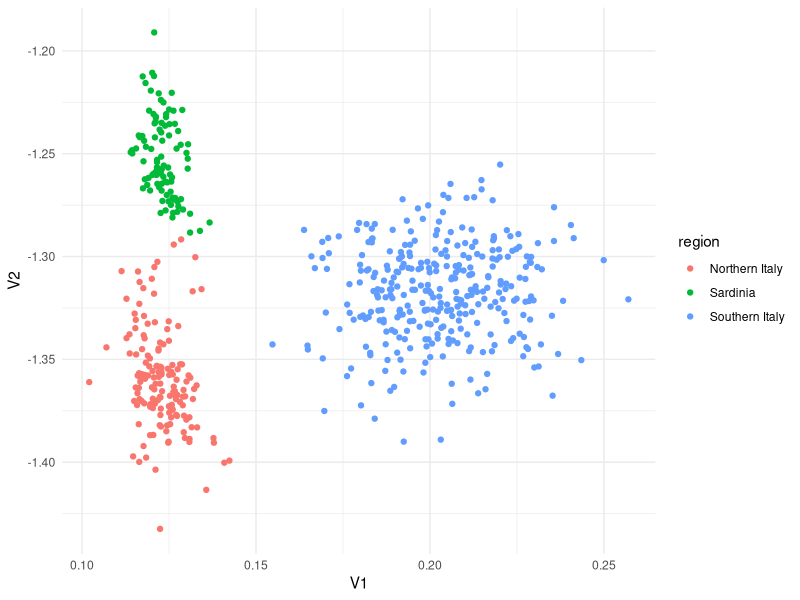
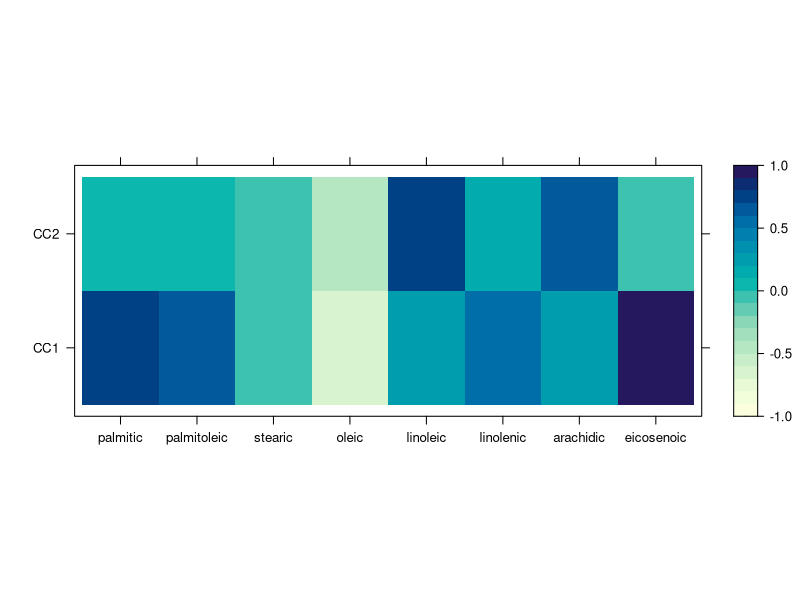
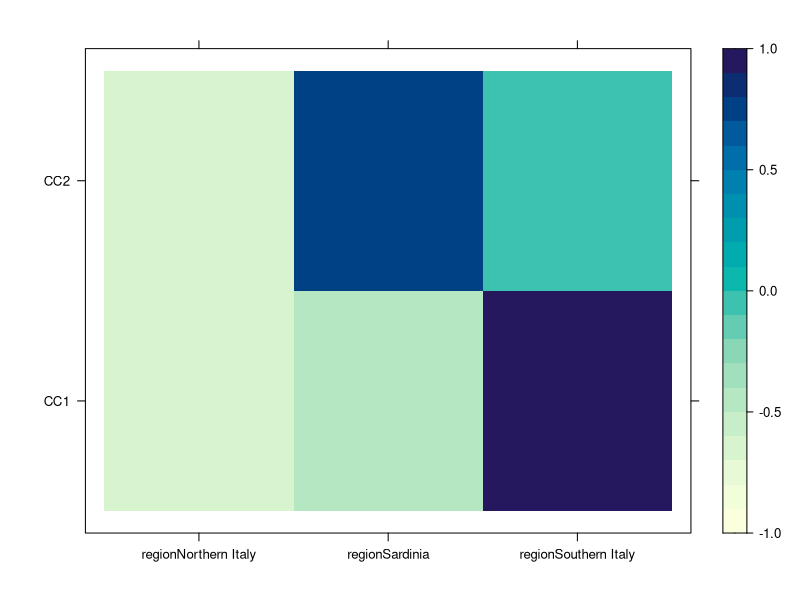
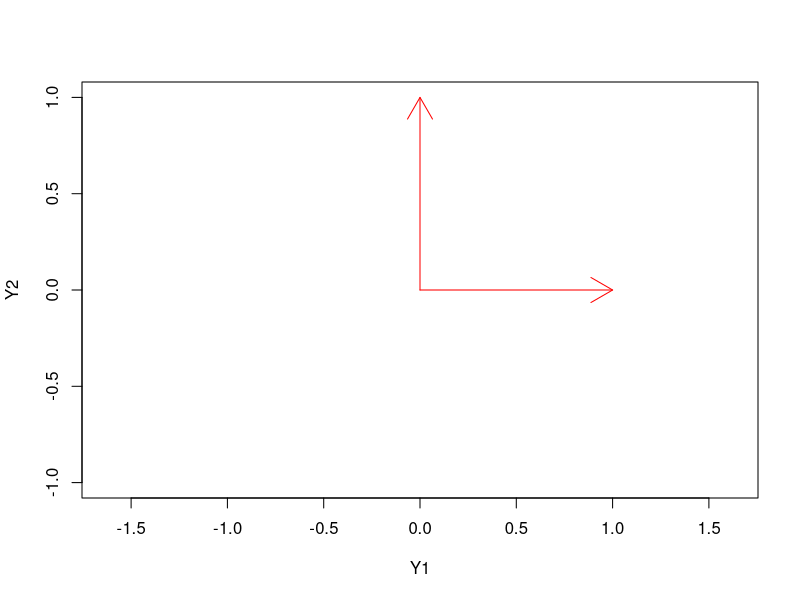
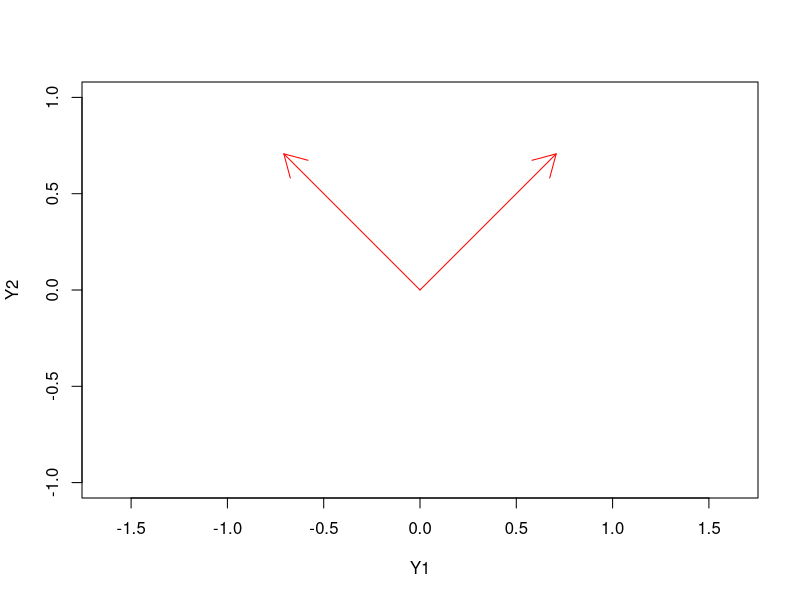
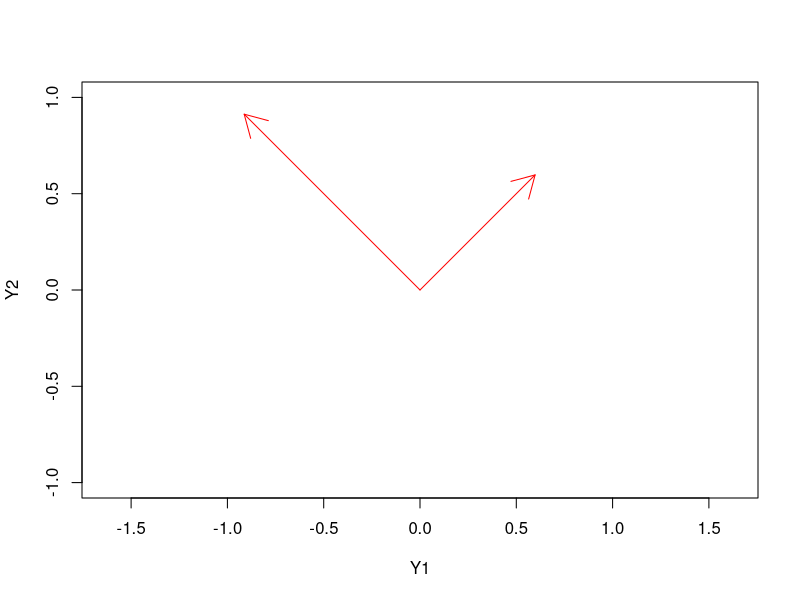
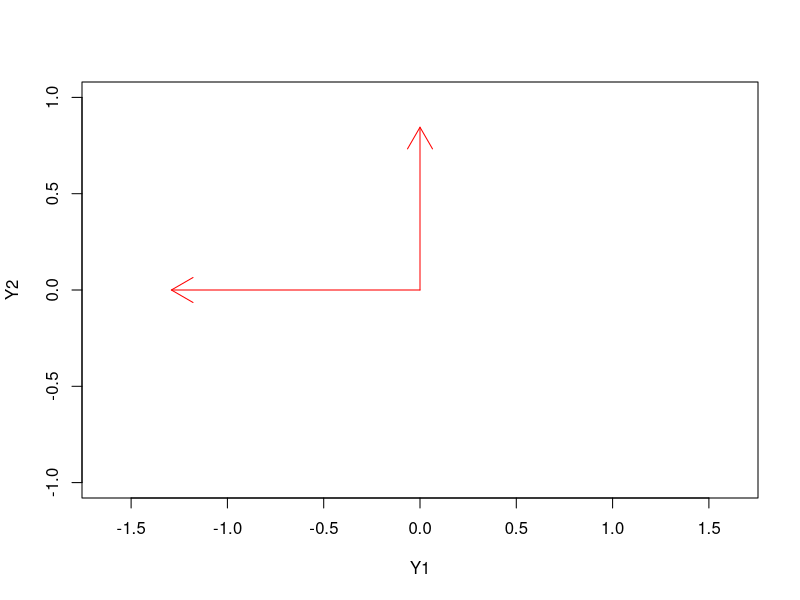
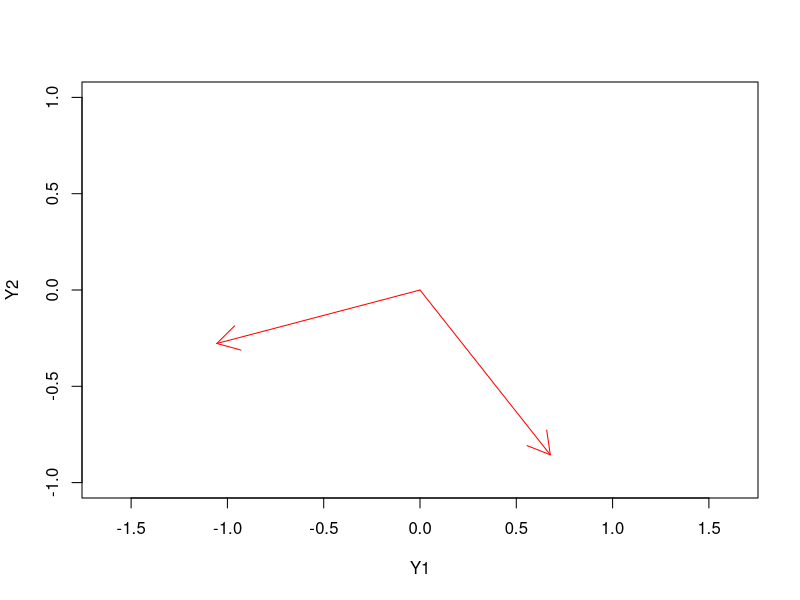

R code for these plots, in order:
## ---- chunk 1
knitr::opts_chunk$set(cache=TRUE)
## ---- chunk 2
Sigma_Y <- matrix(c(1, 0.4, 0.4, 1), ncol = 2)
Sigma_X <- matrix(c(1, 0.2, 0.2, 1), ncol = 2)
Sigma_YX <- matrix(c(0.5, 0.3, 0.6, 0.4), ncol = 2)
Sigma_XY <- t(Sigma_YX)

rbind(cbind(Sigma_Y, Sigma_YX),
      cbind(Sigma_XY, Sigma_X))
## ---- chunk 3
library(expm)
sqrt_Y <- sqrtm(Sigma_Y)
sqrt_X <- sqrtm(Sigma_X)
M1 <- solve(sqrt_Y) %*% Sigma_YX %*% solve(Sigma_X)%*% 
  Sigma_XY %*% solve(sqrt_Y)

(decomp1 <- eigen(M1))
## ---- chunk 4
decomp1$vectors[,1] %*% solve(sqrt_Y)
## ---- chunk 5
M2 <- solve(sqrt_X) %*% Sigma_XY %*% solve(Sigma_Y)%*% 
  Sigma_YX %*% solve(sqrt_X)

decomp2 <- eigen(M2)
decomp2$vectors[,1] %*% solve(sqrt_X)
## ---- chunk 6
sqrt(decomp1$values)
## ---- chunk 7
# Let's generate data
library(mvtnorm)
Sigma <- rbind(cbind(Sigma_Y, Sigma_YX),
               cbind(Sigma_XY, Sigma_X))

YX <- rmvnorm(100, sigma = Sigma)
Y <- YX[,1:2]
X <- YX[,3:4]

decomp <- cancor(x = X, y = Y)
## ---- chunk 8
U <- Y %*% decomp$ycoef
V <- X %*% decomp$xcoef

diag(cor(U, V))
decomp$cor
## ---- chunk 9
library(tidyverse)
library(dslabs)

X <- olive %>% 
  select(-area, -region) %>% 
  as.matrix

Y <- olive %>% 
  select(region) %>% 
  model.matrix(~ region - 1, data = .)
## ---- chunk 10
head(unname(Y))

decomp <- cancor(X, Y)

V <- X %*% decomp$xcoef
## ---- chunk 11
data.frame(
  V1 = V[,1],
  V2 = V[,2],
  region = olive$region
) %>% 
  ggplot(aes(V1, V2, colour = region)) +
  geom_point() + 
  theme_minimal()
## ---- chunk 12
old_opts <- options(digits = 2)
# Olive data
X_sc <- scale(X)
Y_sc <- scale(Y)
decomp_sc <- cancor(X_sc, Y_sc)

V_sc <- X_sc %*% decomp_sc$xcoef
colnames(V_sc) <- paste0("CC", seq_len(ncol(V_sc)))

(prop_X <- rowMeans(cor(V_sc, X_sc)^2))

cumsum(prop_X)
## ---- chunk 13
old_opts <- options(digits = 2)
# But since we are dealing with correlations
# We get the same with unstandardized variables
decomp <- cancor(X, Y)
V <- X %*% decomp$xcoef
colnames(V) <- paste0("CC", seq_len(ncol(V)))

(prop_X <- rowMeans(cor(V, X)^2))

cumsum(prop_X)
## ---- chunk 14
options(digits = old_opts$digits)
# Let's go back to the olive data
decomp <- cancor(X, Y)
V <- X %*% decomp$xcoef
colnames(V) <- paste0("CC", seq_len(8))

library(lattice)
levelplot(cor(X, V[,1:2]), 
          at = seq(-1, 1, by = 0.1),
          xlab = "", ylab = "")
## ---- chunk 15
levelplot(cor(Y, V[,1:2]), 
          at = seq(-1, 1, by = 0.1),
          xlab = "", ylab = "")
## ---- chunk 16
# Canonical correlations
decomp$cor

# Maximum value in correlation matrix
max(abs(cor(Y, X)))

# Multiple correlation coefficients
sqrt(summary(lm(V[,1] ~ Y))$r.squared)
sqrt(summary(lm(V[,2] ~ Y))$r.squared)
## ---- chunk 17
Sigma_Y <- matrix(c(1, 0.4, 0.4, 1), ncol = 2)
Sigma_X <- matrix(c(1, 0.2, 0.2, 1), ncol = 2)
Sigma_YX <- matrix(c(0.5, 0.3, 0.6, 0.4), ncol = 2)
Sigma_XY <- t(Sigma_YX)

library(expm)
sqrt_Y <- sqrtm(Sigma_Y)
sqrt_X <- sqrtm(Sigma_X)
M1 <- solve(sqrt_Y) %*% Sigma_YX %*% solve(Sigma_X)%*% 
  Sigma_XY %*% solve(sqrt_Y)

decomp1 <- eigen(M1, symmetric = TRUE)
decompY <- eigen(Sigma_Y, symmetric = TRUE)
## ---- chunk 18
plot(x = 0, y = 0, xlim = c(-1, 1), ylim = c(-1, 1),
     xlab = "Y1", ylab = "Y2", type = 'n', asp = 1)
arrows(x0 = 0, y0 = 0,
       x1 = 1, y1 = 0, col = 'red')
arrows(x0 = 0, y0 = 0,
       x1 = 0, y1 = 1, col = 'red')
## ---- chunk 19
Ytrans <- decompY$vectors
plot(x = 0, y = 0, xlim = c(-1, 1), ylim = c(-1, 1),
     xlab = "Y1", ylab = "Y2", type = 'n', asp = 1)
arrows(x0 = 0, y0 = 0,
       x1 = Ytrans[1,1], y1 = Ytrans[2,1], 
       col = 'red')
arrows(x0 = 0, y0 = 0,
       x1 = Ytrans[1,2], y1 = Ytrans[2,2], 
       col = 'red')
## ---- chunk 20
Ytrans <- decompY$vectors %*% diag(1/sqrt(decompY$values))
plot(x = 0, y = 0, xlim = c(-1, 1), ylim = c(-1, 1),
     xlab = "Y1", ylab = "Y2", type = 'n', asp = 1)
arrows(x0 = 0, y0 = 0,
       x1 = Ytrans[1,1], y1 = Ytrans[2,1], 
       col = 'red')
arrows(x0 = 0, y0 = 0,
       x1 = Ytrans[1,2], y1 = Ytrans[2,2], 
       col = 'red')
## ---- chunk 21
Ytrans <- decompY$vectors %*% (decompY$vectors %*% diag(1/sqrt(decompY$values)))
plot(x = 0, y = 0, xlim = c(-1, 1), ylim = c(-1, 1),
     xlab = "Y1", ylab = "Y2", type = 'n', asp = 1)
arrows(x0 = 0, y0 = 0,
       x1 = Ytrans[1,1], y1 = Ytrans[2,1], 
       col = 'red')
arrows(x0 = 0, y0 = 0,
       x1 = Ytrans[1,2], y1 = Ytrans[2,2], 
       col = 'red')
## ---- chunk 22
Ytrans <- decomp1$vectors %*% solve(sqrt_Y)
plot(x = 0, y = 0, xlim = c(-1, 1), ylim = c(-1, 1),
     xlab = "Y1", ylab = "Y2", type = 'n', asp = 1)
arrows(x0 = 0, y0 = 0,
       x1 = Ytrans[1,1], y1 = Ytrans[2,1], 
       col = 'red')
arrows(x0 = 0, y0 = 0,
       x1 = Ytrans[1,2], y1 = Ytrans[2,2], 
       col = 'red')
## ---- chunk 23
library(vegan)

data(varespec)
data(varechem)

# There are too many variables in varespec
# Let's pick first 10
Y <- varespec %>% 
  select(Callvulg:Diphcomp) %>% 
  as.matrix
## ---- chunk 24
# The help page in `vegan` suggests a better 
# chemical model
X <- varechem %>% 
  model.matrix( ~ Al + P*(K + Baresoil) - 1, 
                data = .)
## ---- chunk 25
decomp <- cancor(x = X, y = Y)

n <- nrow(X)
(LRT <- -n*log(prod(1 - decomp$cor^2)))

p <- min(ncol(X), ncol(Y))
q <- max(ncol(X), ncol(Y))
LRT > qchisq(0.95, df = p*q)

LRT_bart <- -(n - 1 - 0.5*(p + q + 1)) *
  log(prod(1 - decomp$cor^2))

c("Large Sample" = LRT,
  "Bartlett" = LRT_bart)

LRT_bart > qchisq(0.95, df = p*q)
## ---- chunk 26
old_opts <- options(digits = 2)
# We can get the truncated LRTs in one go
(log_ccs <- rev(log(cumprod(1 - rev(decomp$cor)^2))))

(LRTs <- -(n - 1 - 0.5*(p + q + 1)) * log_ccs)

k_seq <- seq(0, p - 1)
LRTs > qchisq(0.95,
              df = (p - k_seq)*(q - k_seq))
# We only reject the first null hypothesis 
# of independence
## ---- chunk 27
data.frame(
  k = k_seq,
  LRT = LRTs,
  CC = qchisq(0.95,
              df = (p - k_seq)*(q - k_seq))
) %>% 
  gather(Type, Value, LRT, CC) %>% 
  ggplot(aes(k, Value, colour = Type)) + 
  geom_point() +
  geom_line() +
  theme_minimal() +
  ylab("") +
  scale_colour_discrete(name = "",
                        breaks = c("LRT", "CC"),
                        labels = c("LRT", "Critical value"))
